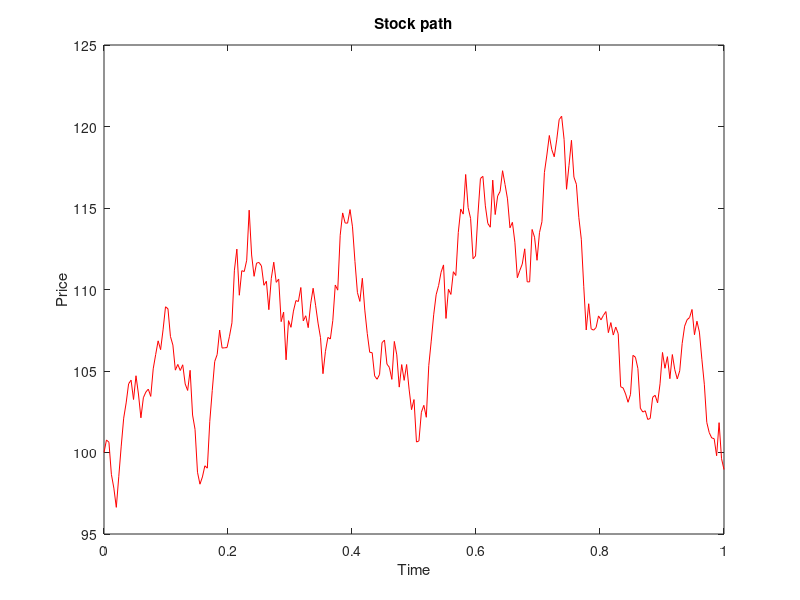

Write MATLAB code to recreate this figure. (Note: this script raises an error after producing the figure.)
clear all
format long
% option parameters:
T = 1;
K = 100;
r = 0.05;
%stock parameters (GBM):
S0 = 100;
mu = 0;
sigma = 0.2;
%DELTA HEDGING OVER MANY SAMPLES:
hedges = 1;
PnL = zeros(hedges,1); %measure of replication accuracy
for k=1:hedges
N = 252;
t = linspace(0,T,N+1);
S(1) = S0;
dt = T/N;
%every dt units of time before expiry, ensure you have delta units of stock
%by borrowing/lending. Let us see if the payoff of the option is the same
%as the portfolio at the end.
option = zeros(N+1,1); %option portfolio history through [0,T]
option(1) = blsprice(S0,K,r,T,sigma);
portfolio = zeros(N+1,1); %replicating portfolio history through [0,T]
portfolio(1) = option(1);
dW = sigma*sqrt(dt)*randn(N,1); %precompute wiener increments
for i = 1:N
    %rebalance portfolio using its own wealth (self-financing) N times
    %before expiry.
    delta = blsdelta(S(i),K,r,T-t(i),sigma); % buy delta shares at current price and hold them during [t,t+dt)
    borrow = delta*S(i)-portfolio(i); %use bank to borrow[deposit] the remaining[extra] cash
    S(i+1) = S(i) * exp((mu - 0.5*sigma^2)*dt + dW(i)); %update price path with using exact solution of GBM model
    portfolio(i+1) = delta*S(i+1)-exp(r*dt)*borrow; %update the portfolio value after dt units of time 
    option(i+1) = blsprice(S(i+1),K,r,T-t(i+1),sigma); %update option value too
end
spread = 0; %extra fee to charge on top of the theoretical price 
PnL(k) = spread+portfolio(end)-option(end);
if k == 1 %show specific data of first one only   
    %stock path
    plot(t,S,'r');
    xlabel("Time");
    ylabel("Price");
    title("Stock path");
    hold on
    yline(K,'--');
    legend({'stock price','exercise price'});
    %comparison of option and portfolio paths
    figure
    plot(t,option,'b');
    hold on;
    plot(t,portfolio,'g--');
    xlabel("Time");
    ylabel("Price");
    title("Option Replication with Black Scholes");
    legend({'Call option' ,'Portfolio'});
    fprintf("Hedging error : %2f\n",PnL(1)); %discrete hedging error (difference of observed option payoff and portfolio value at T)
end
% %remarkably, as we increase the rebalancing frequency (higher N) then the
% %pnl distribution looks more degenerate at 0, ideally eliminating the risk of losses in the
% limit. Still for finite rebalancing, we could study what spread to add to be 99% confident that
% the error not "eat up" all profits. 
%Future work: 
%Determine the minimal spread to charge
%Use other underlying models (stochastic volatility, OU process)
%Include trading costs 

end
%approximate statistical distribution of the replication error for a finite
%rebalance frequency:
figure 
histogram(PnL, 'Normalization', 'probability')
title("Distribution of Delta Hedging Error");
xlabel("P&L");
ylabel("Frequency");
mean(PnL)
var(PnL)
pnl_approximate_deviation = (sqrt(0.25*pi)*blsvega(S0,K,r,T,sigma)*sigma)/(sqrt(N)); %I found that the approximate deviation of the PnL
%the convergence is like sqrt(h)so pretty slow. If you rebalance four times
%as frequently the deviation of the error is halved.
% 
